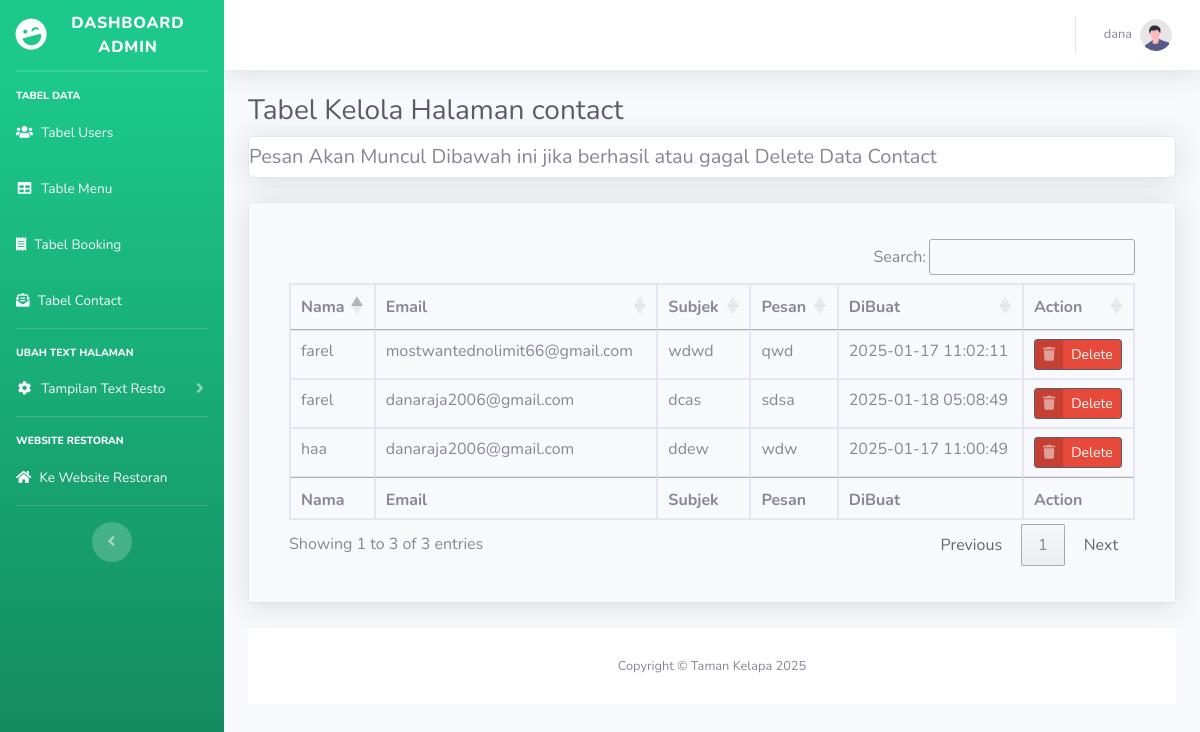
The page /adminform/tb_contact.php (signed in) on the database its author committed.
### tables this page shows
CREATE TABLE `tb_contacts` (
  `id` int(11) NOT NULL,
  `nama_customer` varchar(255) NOT NULL,
  `email` varchar(100) NOT NULL,
  `subjek` varchar(100) NOT NULL,
  `pesan` text NOT NULL,
  `created_at` timestamp NOT NULL DEFAULT current_timestamp()
);

### adminform/tb_contact.php (the view, shortened to what this page needs)
<?php
include 'partials/header.php';
?>
        <div id="content-wrapper" class="d-flex flex-column">
            <div id="content">
                <nav class="navbar navbar-expand navbar-light bg-white topbar mb-4 static-top shadow">
                    <ul class="navbar-nav ml-auto">
                        <li class="nav-item dropdown no-arrow">
                            <a class="nav-link dropdown-toggle" href="#" id="userDropdown" role="button"
                                data-toggle="dropdown" aria-haspopup="true" aria-expanded="false">
                                <span class="mr-2 d-none d-lg-inline text-gray-600 small"><?= $_SESSION['username']?></span>
                                <img class="img-profile rounded-circle"
                                    src="img/undraw_profile.svg">
                            </a>
                        </li>
                    </ul>
                </nav>
                <div class="container-fluid">
                    <h1 class="h3 mb-2 text-gray-800">Tabel Kelola Halaman contact</h1>
                    <div class="card shadow mb-4">
                        <h3 class="h5 mb-2 mt-2">Pesan Akan Muncul Dibawah ini jika berhasil atau gagal Delete Data Contact</h3>
                    </div>
                    <div class="card shadow mb-4">
                        <div class="card-header py-3">
                        <div class="card-body">
                            <div class="table-responsive">
                                <table class="table table-bordered" id="dataTable7" width="100%" cellspacing="0">
                                    <thead>
                                        <tr>
                                            <th>Nama</th>
                                            <th>Email</th>
                                            <th>Subjek</th>
                                            <th>Pesan</th>
                                            <th>DiBuat</th>
                                            <th>Action</th>
                                        </tr>
                                    </thead>
                                    <tfoot>
                                        <tr>
                                            <th>Nama</th>
                                            <th>Email</th>
                                            <th>Subjek</th>
                                            <th>Pesan</th>
                                            <th>DiBuat</th>
                                            <th>Action</th>
                                        </tr>
                                    </tfoot>
                                    <tbody>
                                        <?php
                                        $query = "SELECT * FROM tb_contacts";
                                        $tampilkan = mysqli_query($koneksi,$query);
                                        while($data = $tampilkan->fetch_assoc()):?>
                                        <tr>
                                            <td><?= $data['nama_customer']?></td>
                                            <td><?= $data['email']?></td>
                                            <td><?= $data['subjek']?></td>
                                            <td><?= $data['pesan']?></td>
                                            <td><?= $data['created_at']?></td>
                                            <td>
                                            <button class="btn btn-danger btn-icon-split btn-sm border border-dark" data-toggle="modal" data-target="#delete-contactModal"
                                                data-id="<?= $data['id']; ?>"
                                                data-nama="<?= $data['nama_customer'] ?>"
                                                data-email="<?= $data['email'] ?>">
                                                <span class="icon text-white-50"><i class="fas fa-trash"></i></span> <span class="text">Delete</span>
                                            </button>
                                            </td>
                                        </tr>
                                        <?php endwhile; ?>
                                    </tbody>
                                </table>
                            </div>
                        </div>
                    </div>
                </div>
    <?php include 'partials/footer.php'?>

### rows shown on the page
tb_contacts: nama_customer "haa", email "danaraja2006@gmail.com", subjek "ddew", pesan "wdw", created_at "2025-01-17 11:00:49"
tb_contacts: nama_customer "farel", email "mostwantednolimit66@gmail.com", subjek "wdwd", pesan "qwd", created_at "2025-01-17 11:02:11"
tb_contacts: nama_customer "farel", email "danaraja2006@gmail.com", subjek "dcas", pesan "sdsa", created_at "2025-01-18 05:08:49"

### other values the page prints
$_SESSION['username'] "dana"
